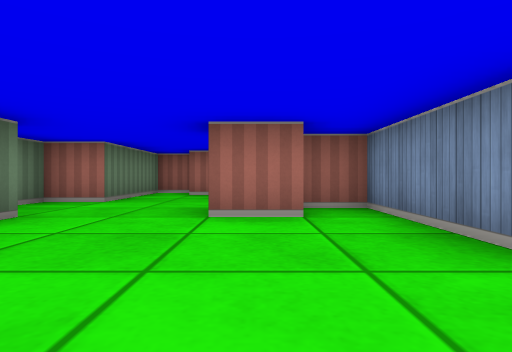
view 1 (above)

17 first-person views from a walk through a cub3D level. The camera is about half as high as the walls, looks level and sees 75° across. The floor is counted in squares. Each view is taken from the middle of a square. On the plan, view 1 faces up. The plan holds only what a view shows up to about 9 squares ahead; the rest is blank. The place goes on beyond the plan.

view 2
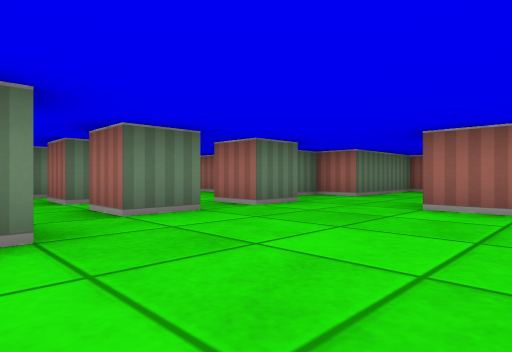

view 3
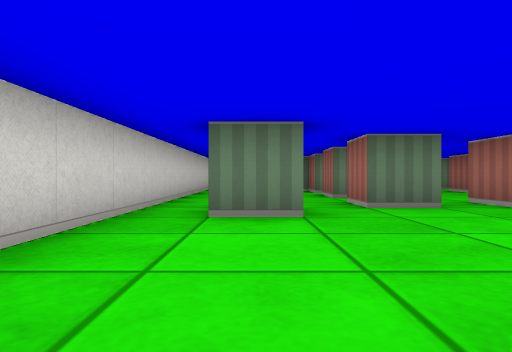

view 4
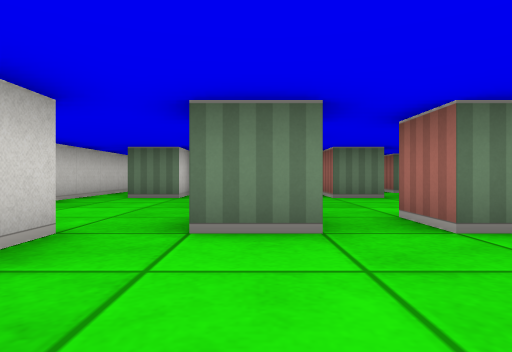

view 5
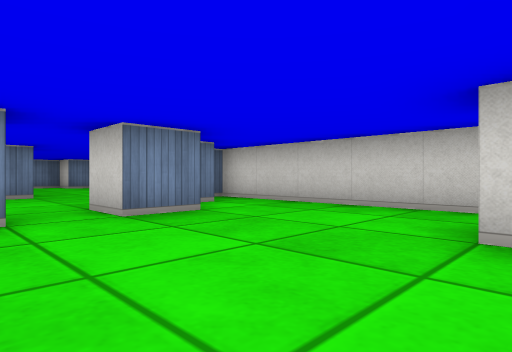

view 6
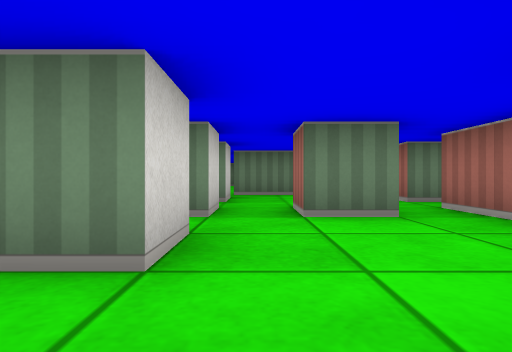

view 7
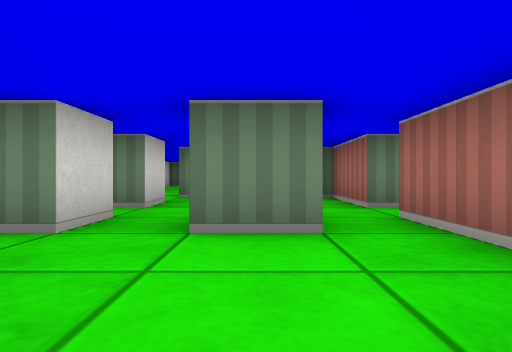

view 8
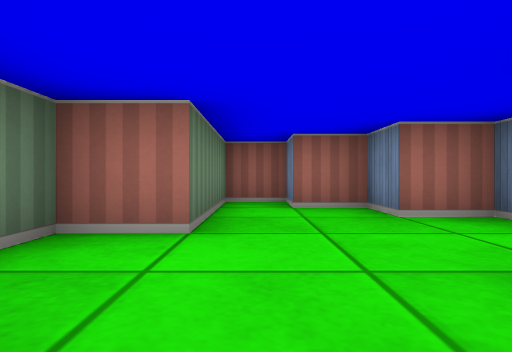

view 9
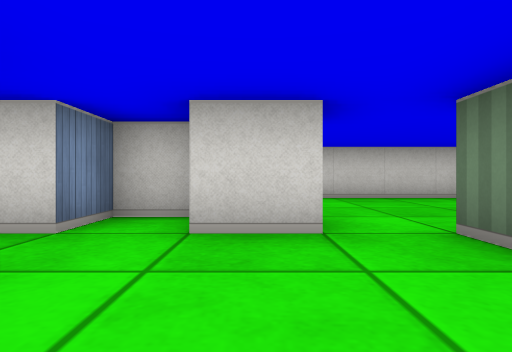

view 10
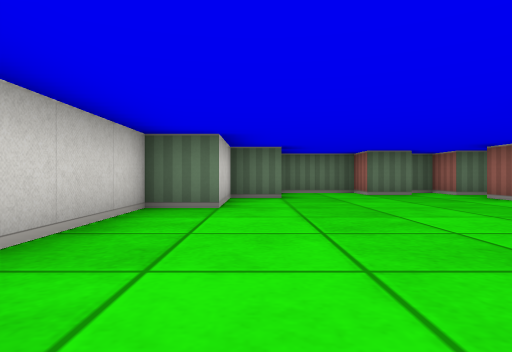

view 11
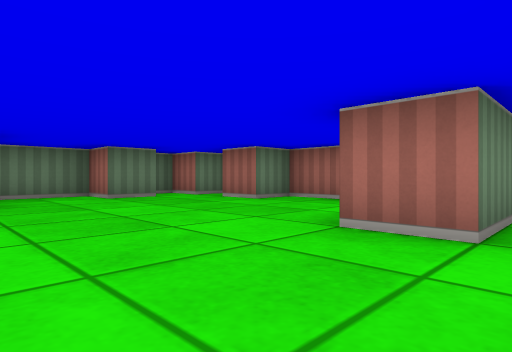

view 12
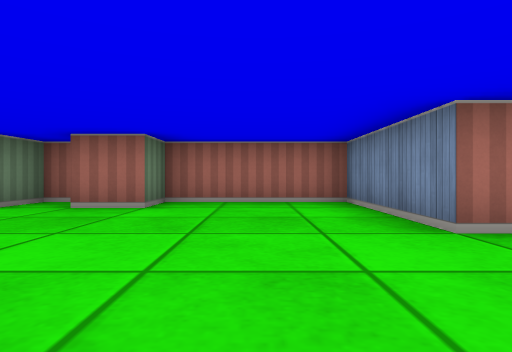

view 13
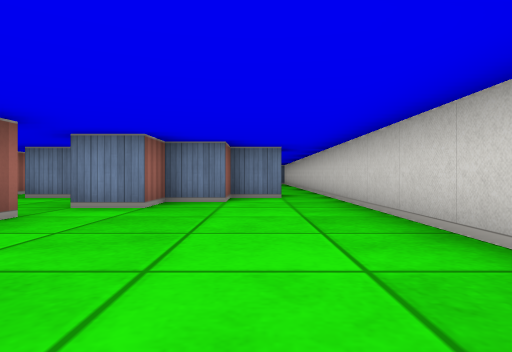

view 14
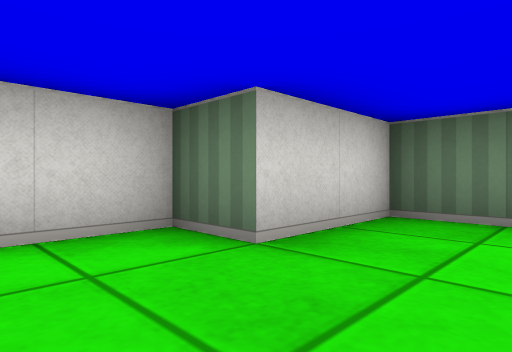

view 15
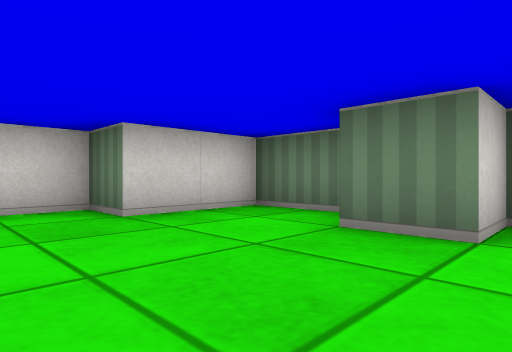

view 16
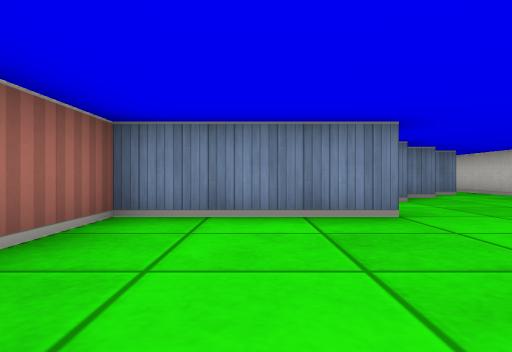

view 17
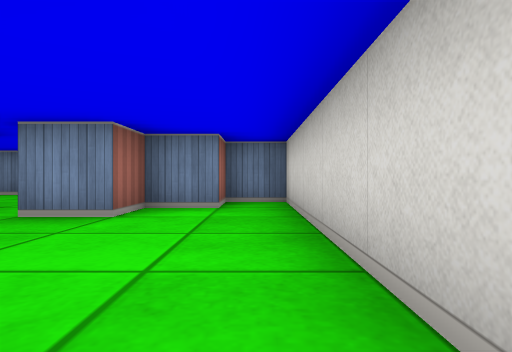

### Floor plan
Ten units are one square. View 1 is at (0, 0); x grows to the right and y downward. Boxes are objects, and circles mark ways between rooms. Rooms are numbered by the first view taken in them; rooms with no view inside come last. Other rooms are left out.
<svg viewBox="-180 -90 220 120">
<path fill="none" stroke="#000" d="M-25 -16 -25 -5 -35 -5M-25 -35 -25 -25 -35 -25M-55 -15 -45 -15 -45 -5 -55 -5M-25 5 -15 5 -15 15M5 -35 -5 -35M-59 -45 -75 -45M-65 -36 -65 -25 -75 -25 -75 -35M-65 5 -65 15M-75 -15 -65 -15 -65 -5M15 -15 15 -45 6 -45M-85 -5 -75 -5M6 -65 -5 -65 -5 -75 -15 -75 -15 -85 -25 -85 -25 -55 -35 -55 -35 -48M-85 -51 -85 -45 -105 -45 -105 -15M-75 25 35 25 35 15 25 15 25 5 15 5 15 -5M-95 -15 -85 -15M-105 -15 -115 -15 -115 -45 -145 -45 -145 -35 -155 -35M-160 -45 -165 -45 -165 -35 -175 -35 -175 -25 -165 -25 -165 -15 -175 -15 -175 5 -155 5 -155 15 -135 15 -135 25 -75 25M-75 16 -75 5 -85 5 -85 -5 -95 -5 -95 -15"/>
<circle cx="-100" cy="-20" r="3" fill="#2a7"/>
<circle cx="-70" cy="20" r="3" fill="#2a7"/>
<text x="-30" y="-20">1</text>
<text x="-130" y="-10">2</text>
</svg>
Room 1 opens to room 2.

Where each view was taken, in squares from view 1:
view 1: 0 up, 0 right, facing up
view 2: 1 down, 1 right, facing up-left
view 3: 1 down, 2 right, facing left
view 4: 1 up, 0 right, facing left
view 5: 2 up, 2 left, facing down-right
view 6: 2 up, 3 left, facing left
view 7: 3 up, 4 left, facing left
view 8: 3 up, 2 left, facing up
view 9: 4 up, 9 left, facing down
view 10: 1 down, 9 left, facing left
view 11: 1 down, 10 left, facing up-left
view 12: 1 down, 13 left, facing up
view 13: 1 down, 14 left, facing right
view 14: 1 up, 14 left, facing down-left
view 15: 3 up, 14 left, facing down-left
view 16: 3 up, 15 left, facing right
view 17: 2 down, 2 left, facing right
